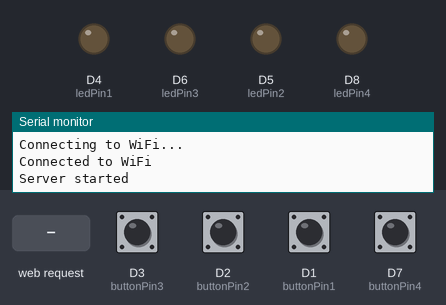
This sketch was run on a simulated ESP8266 (NodeMCU). On the bench: output pins drawn as LEDs (lit = HIGH), the last lines printed to the serial monitor. The test bench sets the inputs (shaded band); at power-on: D1 (buttonPin1), D2 (buttonPin2), D3 (buttonPin3), D7 (buttonPin4) HIGH. WiFi joins after 1.5 s; servers stay silent unless stated.

Above: at 3.2 s.
3.3 s: D3 (buttonPin3) pulled LOW for 1 s
At 4.9 s:
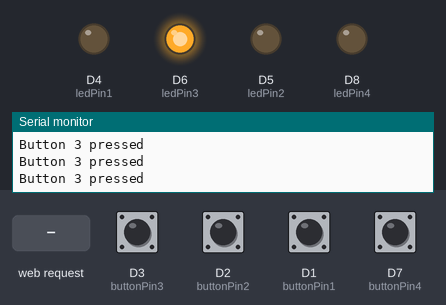
5.8 s: D2 (buttonPin2) pulled LOW for 0.15 s
At 7.2 s:
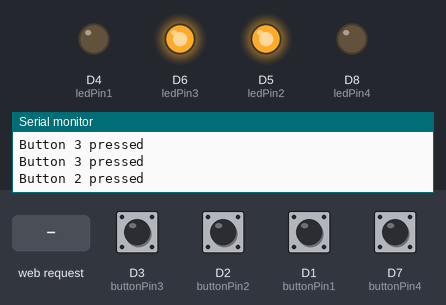
7.5 s: D1 (buttonPin1) pulled LOW for 0.15 s
At 8.6 s:
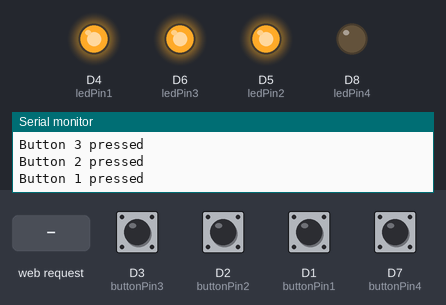
9.2 s: D7 (buttonPin4) pulled LOW for 0.15 s
At 10.0 s:
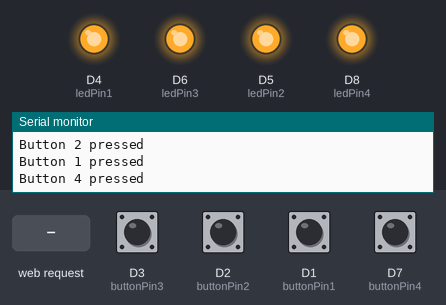
10.9 s: HTTP request GET /button/1 received
At 12.3 s:
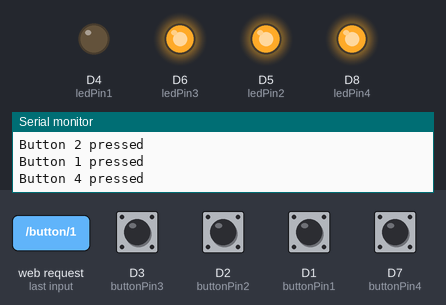
12.6 s: D3 (buttonPin3) pulled LOW for 0.15 s
At 13.7 s:
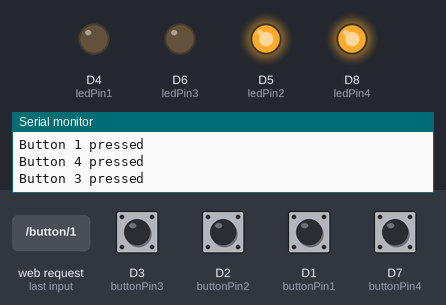
Timing chart, 0 to 15.3 s (numbered marks = the images above; inputs shaded):
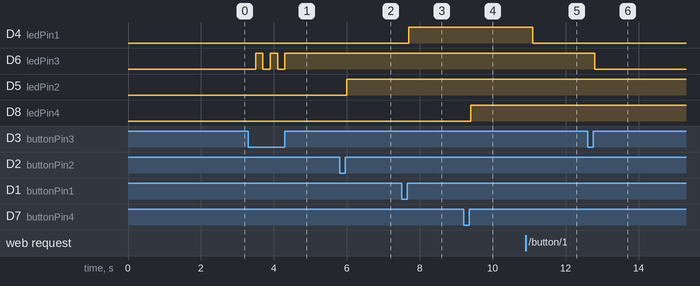

The sketch:

Andon_transmitter.ino
```cpp
//Transmitter code (button side)
#include <ESP8266WiFi.h>
#include <ESP8266WebServer.h>

const char* ssid = "8029567010";
const char* password = "8029567010";

ESP8266WebServer server(80);

IPAddress receiverIP(192, 168, 1, 65); // Replace with the IP address of the receiver ESP8266

const int buttonPin1 = D1; // Connect push button switch to D1 (GPIO5)
const int buttonPin2 = D2; // Connect push button switch to D2 (GPIO4)
const int buttonPin3 = D3; // Connect push button switch to D3 (GPIO0)
const int buttonPin4 = D7;

const int ledPin1 = D4; // Connect LED to D4 (GPIO2)
const int ledPin2 = D5; // Connect LED to D5 (GPIO14)
const int ledPin3 = D6; // Connect LED to D6 (GPIO12)
const int ledPin4 = D8;

// Variables to store LED states
bool ledState1 = false;
bool ledState2 = false;
bool ledState3 = false;
bool ledState4 = false;

void handleButtonPress(int buttonNumber) {
  // Send the button number to the receiver
  String url = "/led/" + String(buttonNumber);
  WiFiClient client;
  if (client.connect(receiverIP, 80)) {
    client.print(String("GET ") + url + " HTTP/1.1\r\n" +
                 "Host: " + receiverIP.toString() + "\r\n" +
                 "Connection: close\r\n\r\n");
    client.stop();
  }

  // Toggle the corresponding LED state
  switch (buttonNumber) {
    case 1:
      ledState1 = !ledState1;
      digitalWrite(ledPin1, ledState1 ? HIGH : LOW);
      break;
    case 2:
      ledState2 = !ledState2;
      digitalWrite(ledPin2, ledState2 ? HIGH : LOW);
      break;
    case 3:
      ledState3 = !ledState3;
      digitalWrite(ledPin3, ledState3 ? HIGH : LOW);
      break;
    case 4:
      ledState4 = !ledState4;
      digitalWrite(ledPin4, ledState4 ? HIGH : LOW);
      break;
    default:
      break;
  }
}

void setup() {
  pinMode(buttonPin1, INPUT_PULLUP);
  pinMode(buttonPin2, INPUT_PULLUP);
  pinMode(buttonPin3, INPUT_PULLUP);
  pinMode(buttonPin4, INPUT_PULLUP);

  pinMode(ledPin1, OUTPUT);
  pinMode(ledPin2, OUTPUT);
  pinMode(ledPin3, OUTPUT);
  pinMode(ledPin4, OUTPUT);

  digitalWrite(ledPin1, LOW);
  digitalWrite(ledPin2, LOW);
  digitalWrite(ledPin3, LOW);
  digitalWrite(ledPin4, LOW);

  Serial.begin(115200);
  delay(10);

  WiFi.begin(ssid, password);
  while (WiFi.status() != WL_CONNECTED) {
    delay(1000);
    Serial.println("Connecting to WiFi...");
  }
  Serial.println("Connected to WiFi");

  server.on("/", []() {
    server.send(200, "text/plain", "Hello from ESP8266!");
  });

  server.on("/button/1", []() {
    handleButtonPress(1);
    server.send(200, "text/plain", "Button 1 pressed");
  });

  server.on("/button/2", []() {
    handleButtonPress(2);
    server.send(200, "text/plain", "Button 2 pressed");
  });

  server.on("/button/3", []() {
    handleButtonPress(3);
    server.send(200, "text/plain", "Button 3 pressed");
  });

  server.on("/button/4", []() {
    handleButtonPress(4);
    server.send(200, "text/plain", "Button 4 pressed");
  });

  server.onNotFound([]() {
    server.send(404, "text/plain", "Not Found");
  });

  server.begin();
  Serial.println("Server started");
}

void loop() {
  server.handleClient();

  // Check button state and debounce
  static unsigned long lastDebounceTime1 = 0;
  static unsigned long lastDebounceTime2 = 0;
  static unsigned long lastDebounceTime3 = 0;
  static unsigned long lastDebounceTime4 = 0;
  static const unsigned long debounceDelay = 50;

  int buttonState1 = digitalRead(buttonPin1);
  int buttonState2 = digitalRead(buttonPin2);
  int buttonState3 = digitalRead(buttonPin3);
  int buttonState4 = digitalRead(buttonPin4);

  if (buttonState1 == LOW && millis() - lastDebounceTime1 > debounceDelay) {
    lastDebounceTime1 = millis();
    handleButtonPress(1);
    Serial.println("Button 1 pressed");
  } else if (buttonState2 == LOW && millis() - lastDebounceTime2 > debounceDelay) {
    lastDebounceTime2 = millis();
    handleButtonPress(2);
    Serial.println("Button 2 pressed");
  } else if (buttonState3 == LOW && millis() - lastDebounceTime3 > debounceDelay) {
    lastDebounceTime3 = millis();
    handleButtonPress(3);
    Serial.println("Button 3 pressed");
  } else if (buttonState4 == LOW && millis() - lastDebounceTime4 > debounceDelay) {
    lastDebounceTime4 = millis();
    handleButtonPress(4);
    Serial.println("Button 4 pressed");
  }
}
```

Measured:
- after the input at 3.3 s, D6 (ledPin3): alternates HIGH for 0.20 s and LOW for 0.20 s, 5 changes in all, then stays HIGH, starting after 0.20 s
- after the input at 5.8 s, D5 (ledPin2): LOW → HIGH after 0.20 s
- after the input at 7.5 s, D4 (ledPin1): LOW → HIGH after 0.20 s
- after the input at 9.2 s, D8 (ledPin4): LOW → HIGH after 0.20 s
- after the input at 10.9 s, D4 (ledPin1): HIGH → LOW after 0.20 s
- after the input at 12.6 s, D6 (ledPin3): HIGH → LOW after 0.20 s
